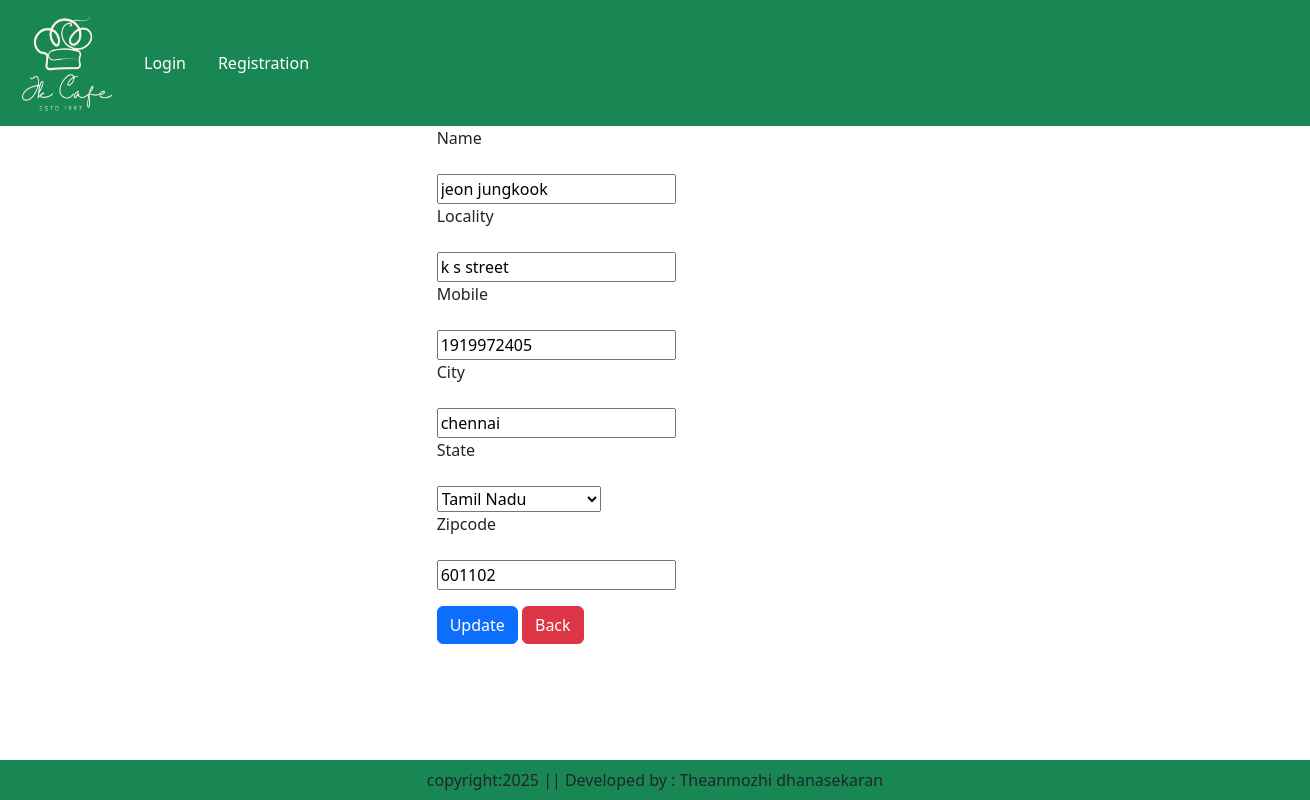
The page /updateAddress/2 on the database its author committed.
### app/models.py (models this page shows, shortened)
class Customer(models.Model):
    user=models.ForeignKey(User,on_delete=models.CASCADE)
    name=models.CharField(max_length=200)
    locality=models.CharField(max_length=200)
    city=models.CharField(max_length=100)
    mobile=models.IntegerField(default=0)
    zipcode=models.IntegerField()
    state=models.CharField(choices=STATE_CHOICES,max_length=100)

### app/views.py (the view, shortened to what this page needs)
# urls.py: path('updateAddress/<int:pk>',views.UpdateAddress.as_view(),name='updateAddress'),
class UpdateAddress(View):
    def get(self,request,pk):
        add=Customer.objects.get(pk=pk)
        form=CustomerProfileForm(instance=add)
        totalitem=0
        wishitem=0
        if request.user.is_authenticated:
            totalitem=len(Cart.objects.filter(user=request.user))
            wishitem=len(Wishlist.objects.filter(user=request.user))
        return render(request,'app/updateAddress.html',locals())

### app/forms.py
class CustomerProfileForm(forms.ModelForm):
    class Meta:
        model=Customer
        fields=['name','locality','mobile','city','state','zipcode']
        widget={
            'name':forms.TextInput(attrs={'class':'form-control'}),
            'locality':forms.TextInput(attrs={'class':'form-control'}),
            'mobile':forms.NumberInput(attrs={'class':'form-control'}),
            'city':forms.TextInput(attrs={'class':'form-control'}),
            'state':forms.Select(attrs={'class':'form-control'}),
            'zipcode':forms.NumberInput(attrs={'class':'form-control'}),
        }

### app/templates/app/updateAddress.html (shortened to what this page needs)
{% extends 'app/base.html' %}
{% load static %}
{% block main-content %}
    <div class="col-sm-9 offset-sm-4">
        <form method="post">
            {% for field in form %}
                <div class="form-group">
                    <label for="{{ field.id_for_label }}" class="font-weight-bold">{{ field.label }}</label><br><br>
                    {{ field }}
                </div>
            {% endfor %}
            <div class="form-group mt-3">
                <button type="submit" class="btn btn-primary">Update</button>
                <a href="{% url 'address' %}" class="btn btn-danger ml-3" >Back</a>
            </div>
        </form>
    </div>
{% endblock %}

### rows shown on the page
Customer: form "jeon jungkook" "k s street" "1919972405" "chennai" "Tamil Nadu" "601102"

### other values the page prints
{{ field.label }} "Name" "Locality" "Mobile" "City" "State" "Zipcode"
